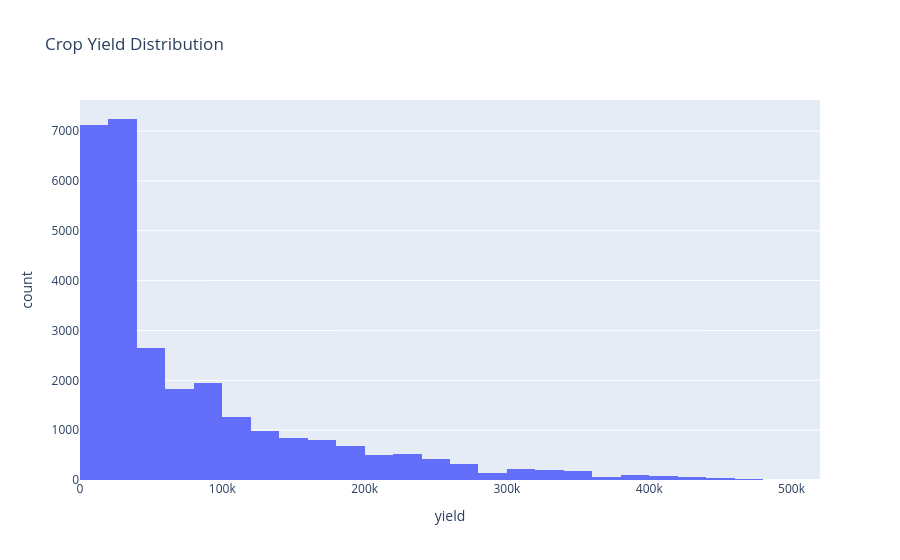

Write notebook code for a chart like this one.
### Code cell
fig = px.histogram(
    df,
    x="yield",
    nbins=40,
    title="Crop Yield Distribution"
)

fig.show()

### Figure 1 — Plotly figure (JSON) as saved in the notebook; plotly's stock layout.template omitted (floating-point values rounded to 4 significant figures; data arrays with more than 128 entries replaced by an {"elided": "..."} marker saying what was removed)
{"data": [{"bingroup": "x", "hovertemplate": "yield=%{x}<br>count=%{y}<extra></extra>", "legendgroup": "", "marker": {"color": "#636efa", "pattern": {"shape": ""}}, "name": "", "nbinsx": 40, "orientation": "v", "showlegend": false, "type": "histogram", "x": {"elided": "28242 int values"}, "xaxis": "x", "yaxis": "y"}], "layout": {"barmode": "relative", "legend": {"tracegroupgap": 0}, "title": {"text": "Crop Yield Distribution"}, "xaxis": {"anchor": "y", "domain": [0, 1], "title": {"text": "yield"}}, "yaxis": {"anchor": "x", "domain": [0, 1], "title": {"text": "count"}}}}
